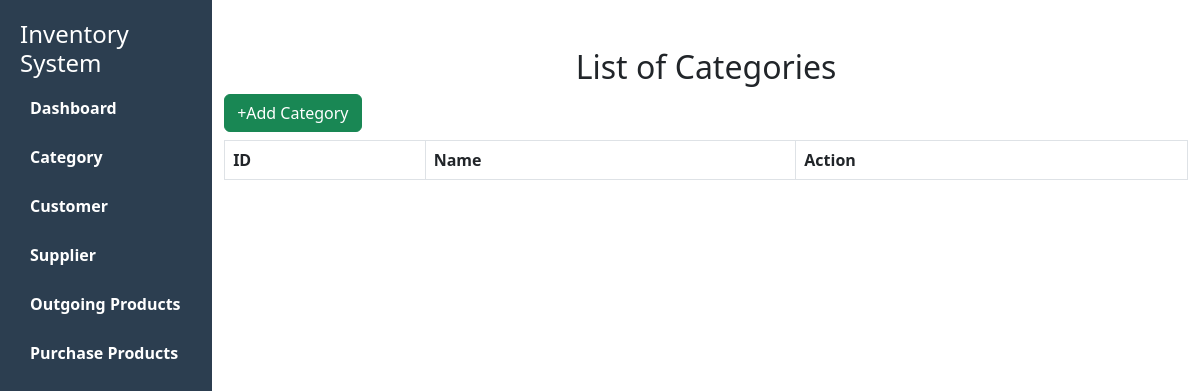
Before: /Categories/ with the older database file.
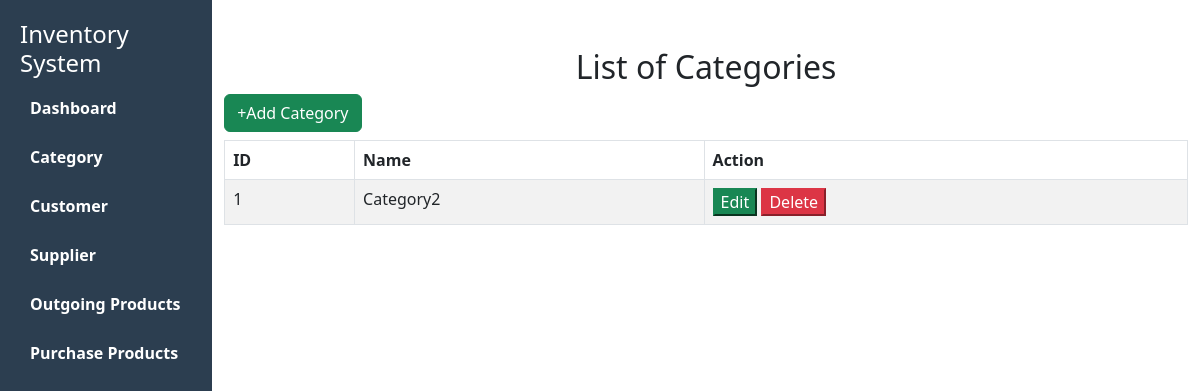
After: the same page with the newer database file.
### InventoryManagementApp/models.py (models this page shows)
class CategoryTable(models.Model):
            Category=models.CharField(max_length=20,null=False,blank=False)

### InventoryManagementApp/views.py (the view)
# urls.py: path('Categories/', views.Category_list,name="Category_list"),
def Category_list(request):
    if request.method=="POST":
        Category=request.POST['Category']
        CategoryTable.objects.create(Category=Category)
    categoriesdata=CategoryTable.objects.all()
    return render(request,'CategoryList.html',{'categoriesdata':categoriesdata})

### InventoryManagementApp/templates/CategoryList.html (shortened to what this page needs)
{% include 'Sidebar.html' %}
<head>
    <link rel="stylesheet" href="https://cdn.jsdelivr.net/npm/bootstrap@5.3.0/dist/css/bootstrap.min.css">
    <link rel="stylesheet" href="https://cdn.datatables.net/1.13.6/css/jquery.dataTables.min.css">
</head>
<div class="container mt-5">
    <h2 class="text-center">List of Categories</h2>
    <button type="button" class="btn btn-success mb-2" data-bs-toggle="modal" data-bs-target="#addCategoryModal">
        +Add Category
    </button>
    <table id="myTable" class="table table-striped table-bordered">
        <thead>
            <tr>
                <th>ID</th>
                <th>Name</th>
                <th>Action</th>
            </tr>
        </thead>
        <tbody>
            {% for category in categoriesdata %}
            <tr>
                <td>{{forloop.counter}}</td>
                <td>{{category.Category}}</td>
                <td>
                    <a href="{% url 'update_Category' category.id %}"><button class="btn-success" data-bs-toggle="modal" data-bs-target="#editCategoryModal" data-id="{{ category.id }}" data-name="{{ category.Category }}">Edit</button></a>
                    <a href="{% url 'delete_Category' category.id %}"><button class="btn-danger">Delete</button></a>
                </td>
            </tr>
            {% endfor %}
        </tbody>
    </table>
</div>

### InventoryManagementApp/templates/Sidebar.html (shortened to what this page needs)
<link href="https://cdn.jsdelivr.net/npm/bootstrap@5.0.2/dist/css/bootstrap.min.css" rel="stylesheet">
<div class="sidebar fw-bold">
    <h4>Inventory System</h4>
    <a href="{% url 'Home' %}">Dashboard</a>
    <a href="{% url 'Category_list' %}">Category</a>
    <a href="{% url 'Customer_list' %}">Customer</a>
    <a href="{% url 'Supplier_list' %}">Supplier</a>
    <a href="{% url 'OutgoingProduct_list' %}">Outgoing Products</a>
    <a href="{% url 'PurchaseProduct_list' %}">Purchase Products</a>
</div>

### InventoryManagementApp/templates/Sidebar.html (style rules this page uses)
.sidebar { width: 250px; background: #2C3E50; height: 100vh; padding: 20px; color: white; }
.sidebar a { color: white; text-decoration: none; display: block; padding: 10px; margin: 5px 0; border-radius: 5px; }

Changed rows visible on the page:
added CategoryTable: Category "Category2"
